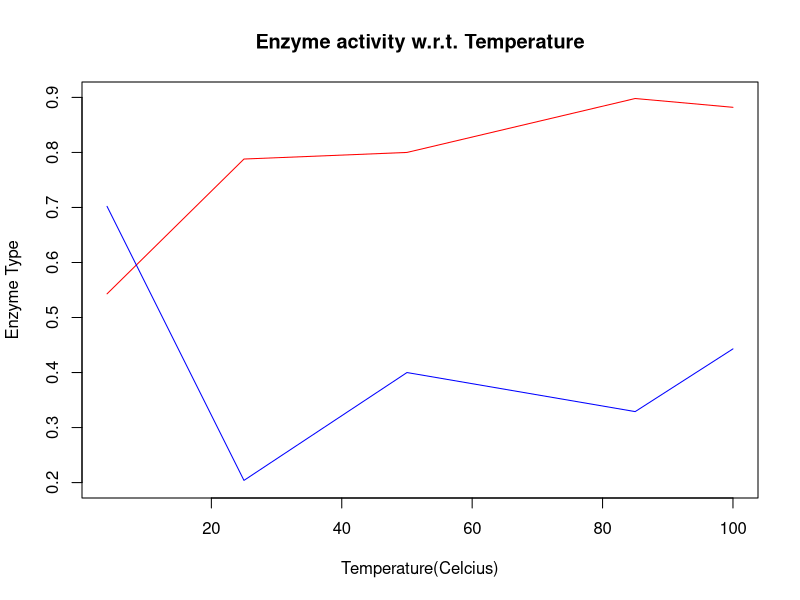

Recreate this plot in R.
#setwd("C://Users//KIIT//Desktop//")
enzyme1=c(0.543,0.788,0.800,0.898,0.882)
enzyme2=c(0.702,0.204,0.400,0.329,0.443)
xaxis=c(4,25,50,85,100)
png(file='linechart.png')
plot(type='l',main='Enzyme activity w.r.t. Temperature', xlab='Temperature(Celcius)', ylab='Enzyme Type', x=xaxis,y=enzyme1,col='red',ylim=c(0.2,0.9))
lines(type='l',y=enzyme2,col='blue',x=xaxis)
dev.off()